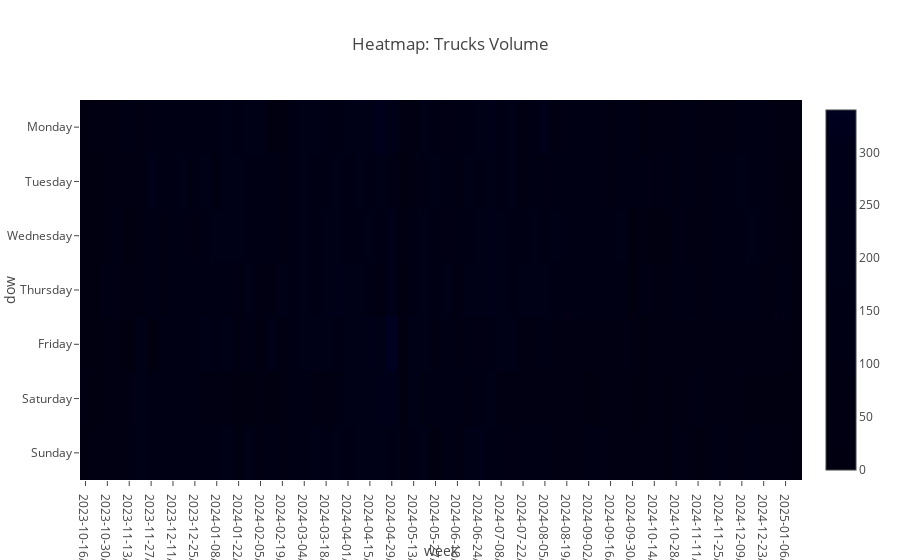

Here is the notebook cell this chart was saved with:
### Markdown cell above
# <span style="color:red;">Step 11:</span> <span style="color:green;font-weight:bold;">Heatmap Analysis (Day × Week)</span>

### Code cell
import plotly.express as px

hm = ts_trucks.to_frame("trucks").copy()
hm["dow"] = hm.index.day_name()
hm["week"] = hm.index.to_period("W").astype(str)

pivot = hm.pivot_table(
    index="dow",
    columns="week",
    values="trucks",
    aggfunc="sum"
).fillna(0)

order = ["Monday","Tuesday","Wednesday","Thursday","Friday","Saturday","Sunday"]
pivot = pivot.reindex(order)

fig = px.imshow(
    pivot,
    aspect="auto",
    title="Heatmap: Trucks Volume"
)

fig.show()

### Figure 1 — Plotly figure (JSON) as saved in the notebook; plotly's stock layout.template omitted (floating-point values rounded to 4 significant figures; data arrays with more than 128 entries replaced by an {"elided": "..."} marker saying what was removed)
{"data": [{"coloraxis": "coloraxis", "hovertemplate": "week: %{x}<br>dow: %{y}<br>color: %{z}<extra></extra>", "name": "0", "type": "heatmap", "x": ["2023-10-16/2023-10-22", "2023-10-23/2023-10-29", "2023-10-30/2023-11-05", "2023-11-06/2023-11-12", "2023-11-13/2023-11-19", "2023-11-20/2023-11-26", "2023-11-27/2023-12-03", "2023-12-04/2023-12-10", "2023-12-11/2023-12-17", "2023-12-18/2023-12-24", "2023-12-25/2023-12-31", "2024-01-01/2024-01-07", "2024-01-08/2024-01-14", "2024-01-15/2024-01-21", "2024-01-22/2024-01-28", "2024-01-29/2024-02-04", "2024-02-05/2024-02-11", "2024-02-12/2024-02-18", "2024-02-19/2024-02-25", "2024-02-26/2024-03-03", "2024-03-04/2024-03-10", "2024-03-11/2024-03-17", "2024-03-18/2024-03-24", "2024-03-25/2024-03-31", "2024-04-01/2024-04-07", "2024-04-08/2024-04-14", "2024-04-15/2024-04-21", "2024-04-22/2024-04-28", "2024-04-29/2024-05-05", "2024-05-06/2024-05-12", "2024-05-13/2024-05-19", "2024-05-20/2024-05-26", "2024-05-27/2024-06-02", "2024-06-03/2024-06-09", "2024-06-10/2024-06-16", "2024-06-17/2024-06-23", "2024-06-24/2024-06-30", "2024-07-01/2024-07-07", "2024-07-08/2024-07-14", "2024-07-15/2024-07-21", "2024-07-22/2024-07-28", "2024-07-29/2024-08-04", "2024-08-05/2024-08-11", "2024-08-12/2024-08-18", "2024-08-19/2024-08-25", "2024-08-26/2024-09-01", "2024-09-02/2024-09-08", "2024-09-09/2024-09-15", "2024-09-16/2024-09-22", "2024-09-23/2024-09-29", "2024-09-30/2024-10-06", "2024-10-07/2024-10-13", "2024-10-14/2024-10-20", "2024-10-21/2024-10-27", "2024-10-28/2024-11-03", "2024-11-04/2024-11-10", "2024-11-11/2024-11-17", "2024-11-18/2024-11-24", "2024-11-25/2024-12-01", "2024-12-02/2024-12-08", "2024-12-09/2024-12-15", "2024-12-16/2024-12-22", "2024-12-23/2024-12-29", "2024-12-30/2025-01-05", "2025-01-06/2025-01-12", "2025-01-13/2025-01-19"], "xaxis": "x", "y": ["Monday", "Tuesday", "Wednesday", "Thursday", "Friday", "Saturday", "Sunday"], "yaxis": "y", "z": {"elided": "7x66 int values"}}], "layout": {"coloraxis": {"colorscale": [[0, "#000011"], [0.1111, "#000012"], [0.2222, "#000013"], [0.3333, "#000014"], [0.4444, "#000015"], [0.5556, "#000016"], [0.6667, "#000017"], [0.7778, "#000018"], [0.8889, "#000019"], [1, "#000020"]]}, "title": {"text": "Heatmap: Trucks Volume"}, "xaxis": {"anchor": "y", "domain": [0, 1], "title": {"text": "week"}}, "yaxis": {"anchor": "x", "autorange": "reversed", "domain": [0, 1], "title": {"text": "dow"}}}}
